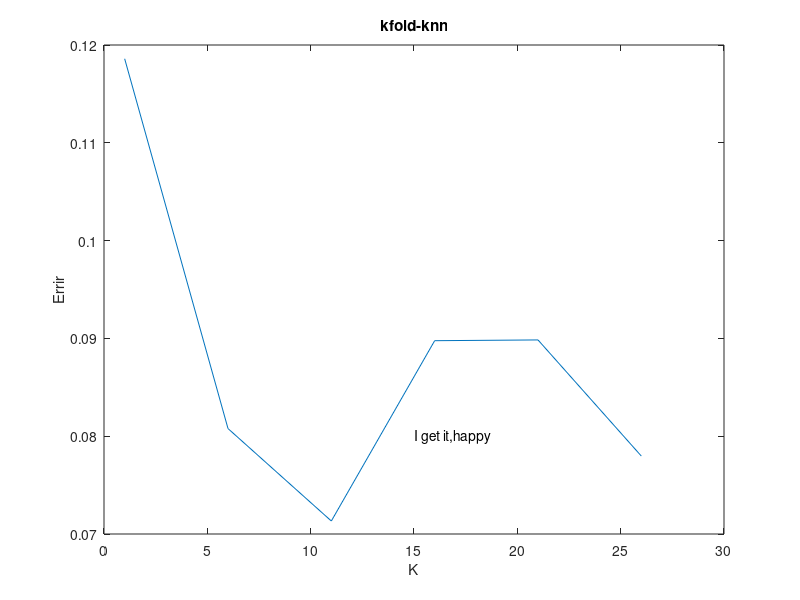

Source code (MATLAB):
clear all;
close all
N1 =100;
N2 =28;

x=[randn(N1,2);randn(N2,2)+2];
t=[repmat(0,N1,1);repmat(1,N2,1)];
N=size(x,1);
col = {'ko','ks'};
%col={'r','b'};
fc = {[ 0 0 0],[1 1 1]};
tv = unique(t);
figure(1); 
hold off

for i = 1:length(tv)
    pos = find(tv(i)==t);
    plot(x(pos,1),x(pos,2),col{i},'markerfacecolor',fc{i});
    grid on
    hold on
end

Nfold = 10;
Kvals = [1:5:30];
Nrep = 100;
Errors= zeros(length(Kvals),Nfold,Nrep);

for rep=1:Nrep
    order=randperm(N);
    Nfold = 10;
    sizes = repmat(floor(N/Nfold),1,Nfold);
    sizes(end) = sizes(end)+N-sum(sizes);
    csizes= [0 cumsum(sizes)];
    
    for kv = 1:length(Kvals)
        K=Kvals(kv);
        for fold = 1:Nfold
            trainX=x;
            traint=t;
            foldindex = order(csizes(fold)+1:csizes(fold+1));
            trainX(foldindex,:)=[];
            traint(foldindex)=[];
            testX = x(foldindex,:);
            testt= t(foldindex);
            
            classes =zeros(size(testX,1),1);
            for i =1:size(testX,1)
                this = testX(i,:);
                dists = sum((trainX-repmat(this,size(trainX,1),1)).^2,2);
                [d I]=sort(dists);
                [a b]=hist(traint(I(1:K)),unique(t));
                pos = find(a==max(a));
                if length(pos)>1 % choose a class randomly;
                    temp_order = randperm(length(pos));
                    pos = pos(temp_order(1));
                end
                classes(i) =b(pos);
            end
            Errors(kv,fold,rep)=sum(classes~=testt);
        end
    end
end

figure(1);
hold off
s= sum(sum(Errors,3),2)./(N*Nrep);
plot(Kvals,s);
xlabel('K');
ylabel('Errir');
title('kfold-knn');
text(15,0.08,'I get it,happy');